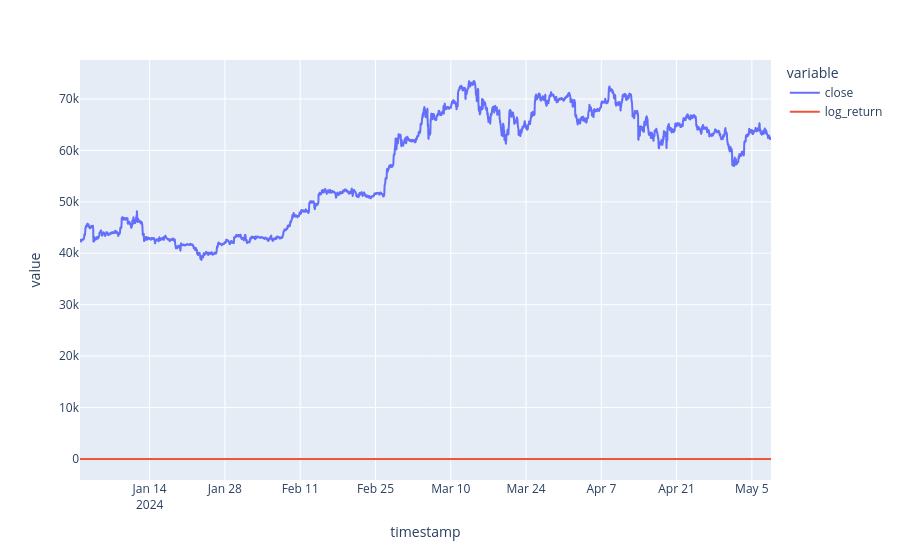

Here is the notebook cell this chart was saved with:
### Code cell
df_twap.plot()

### Figure 1 — Plotly figure (JSON) as saved in the notebook; plotly's stock layout.template omitted (floating-point values rounded to 4 significant figures; data arrays with more than 128 entries replaced by an {"elided": "..."} marker saying what was removed)
{"data": [{"hovertemplate": "variable=close<br>timestamp=%{x}<br>value=%{y}<extra></extra>", "legendgroup": "close", "line": {"color": "#636efa", "dash": "solid"}, "marker": {"symbol": "circle"}, "mode": "lines", "name": "close", "showlegend": true, "type": "scattergl", "x": {"elided": "18506 str values"}, "xaxis": "x", "y": {"elided": "18506 float values"}, "yaxis": "y"}, {"hovertemplate": "variable=log_return<br>timestamp=%{x}<br>value=%{y}<extra></extra>", "legendgroup": "log_return", "line": {"color": "#EF553B", "dash": "solid"}, "marker": {"symbol": "circle"}, "mode": "lines", "name": "log_return", "showlegend": true, "type": "scattergl", "x": {"elided": "18506 str values"}, "xaxis": "x", "y": {"elided": "18506 float values"}, "yaxis": "y"}], "layout": {"legend": {"title": {"text": "variable"}, "tracegroupgap": 0}, "margin": {"t": 60}, "xaxis": {"anchor": "y", "domain": [0, 1], "title": {"text": "timestamp"}}, "yaxis": {"anchor": "x", "domain": [0, 1], "title": {"text": "value"}}}}
